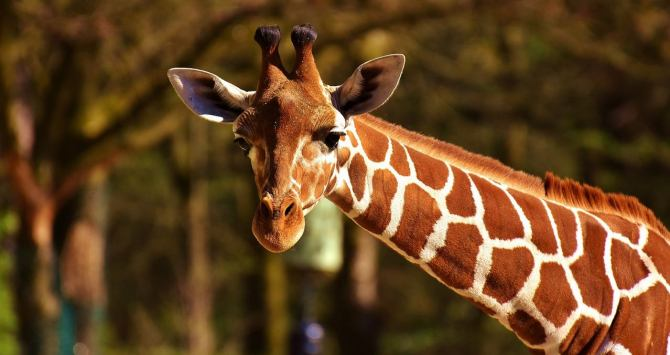
#> input picture img/jiraf kheasertio.jpeg, 670 x 355 px
$ python Ejercicio1_2.py
#> lines starting #> are read from the running program, lines starting #| are printed output that depends on the picture
from matplotlib import pyplot as plt
import numpy as np
import cv2 as cv


imgOrig = cv.imread('../img/jiraf kheasertio.jpeg', cv.IMREAD_GRAYSCALE)
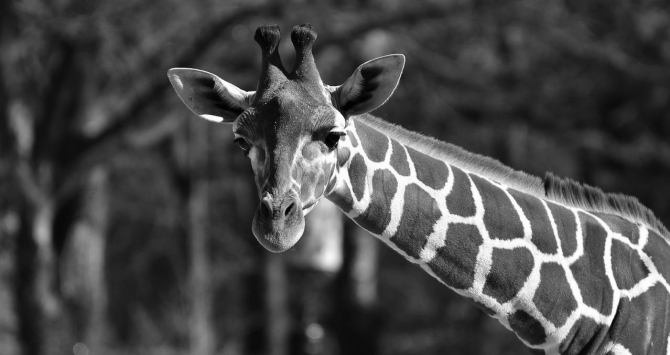
#> imgOrig: shape (355, 670); min 0, max 255, mean 73

imgEc=cv.equalizeHist(imgOrig)
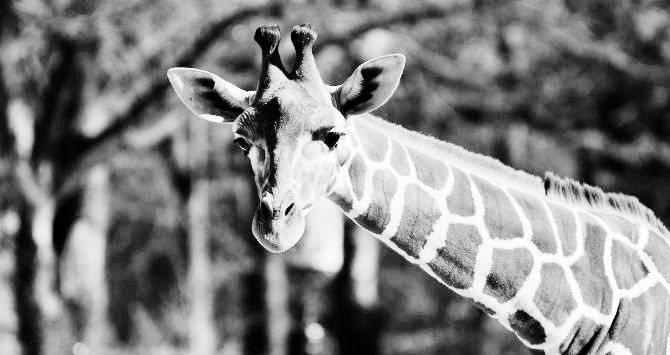
#> imgEc: shape (355, 670); min 0, max 255, mean 128.6


histOrg = cv.calcHist(imgOrig, [0], None, [256], [0,256])
#> histOrg = 256 values, max 23 at index 40, min 0 at index 0, mean 2.62
histEq = cv.calcHist(imgEc, [0], None, [256], [0,256])
#> histEq = 256 values, max 23 at index 68, min 0 at index 0, mean 2.62

plt.plot(histOrg)
plt.show()
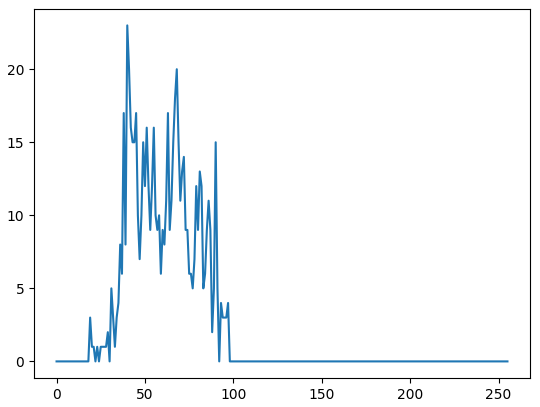
#> figure drawn by matplotlib, 1 panel; curve peaks at x = 40, y = 23
plt.plot(histEq)
plt.show()
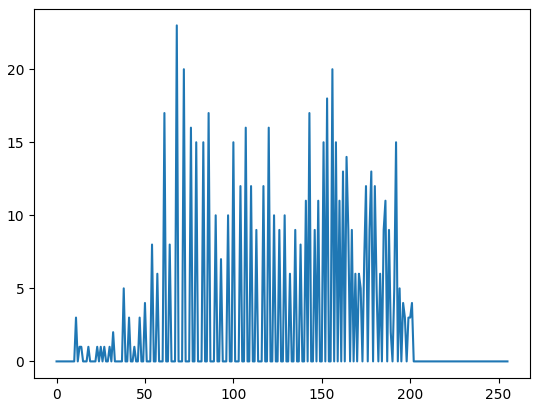
#> figure drawn by matplotlib, 1 panel; curve peaks at x = 68, y = 23

imgDif = np.abs(imgOrig-imgEc)
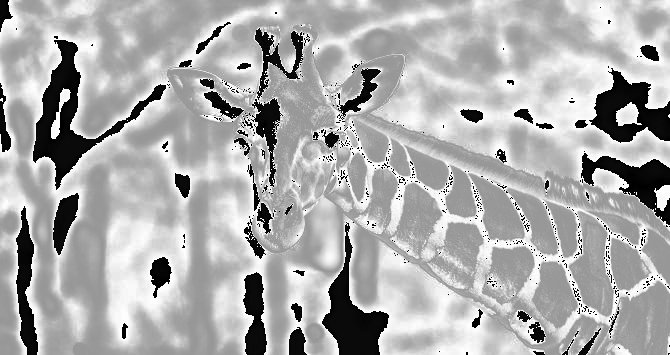
#> imgDif: shape (355, 670); min 0, max 255, mean 172
T,imgDifThr = cv.threshold(imgDif, 127, 255, cv.THRESH_TRUNC)
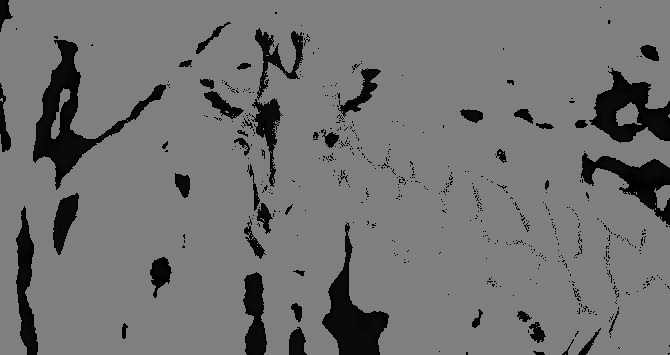
#> imgDifThr: shape (355, 670); min 0, max 127, mean 113.5

cv.imshow('imgOrginal', imgOrig)

cv.imshow('ecualizada', imgEc)

cv.imshow('Diferencia', imgDif)

cv.imshow('Humbral', imgDifThr)

cv.waitKey(0)

cv.destroyAllWindows()
